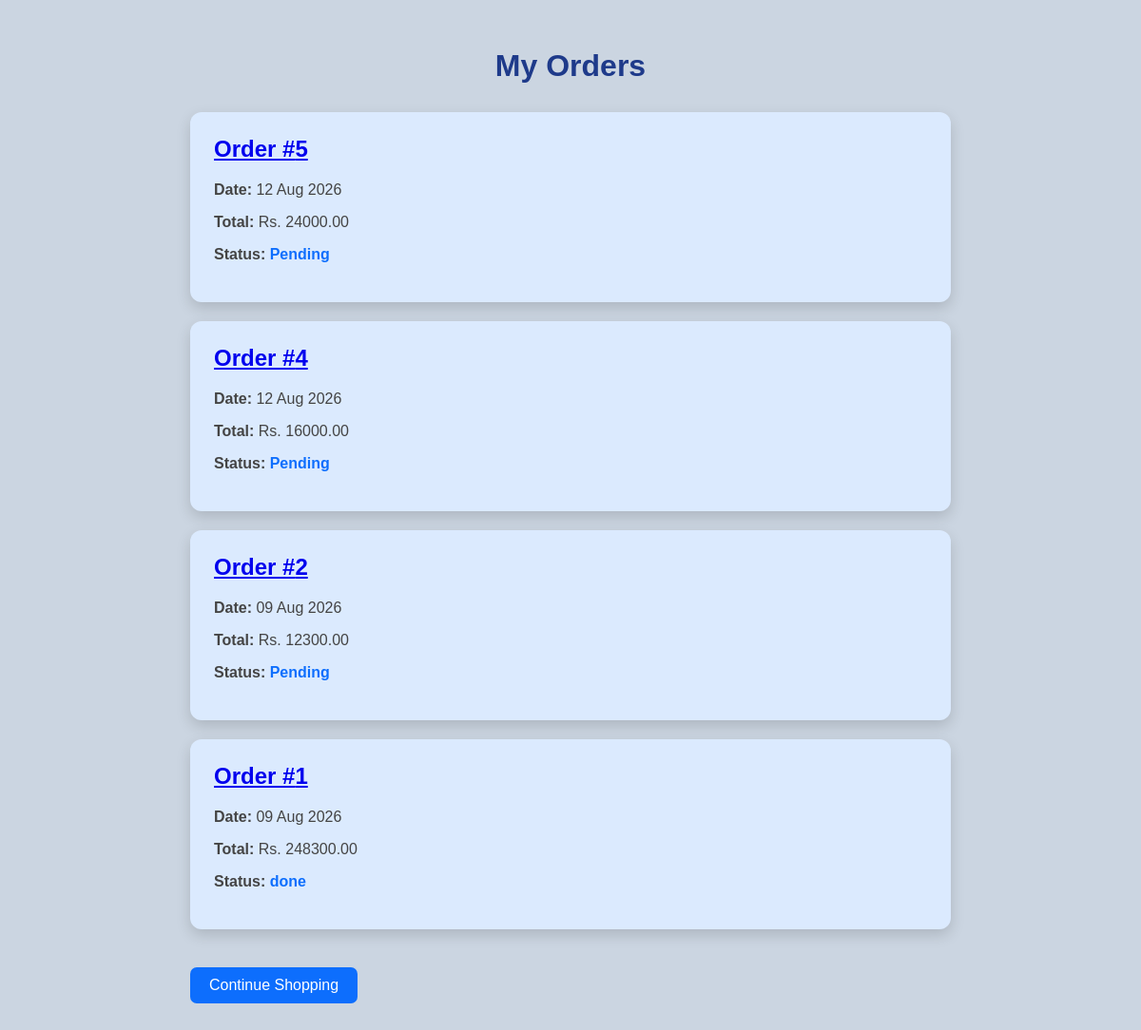
Screenshot of /cart/my-orders/ (signed in) with the database file from the repository.
### cart/models.py (models this page shows, shortened)
class Order(models.Model):
    user = models.ForeignKey(
        User,
        on_delete=models.CASCADE
    )
    name = models.CharField(max_length=100)
    email = models.EmailField()
    phone = models.CharField(max_length=20)
    address = models.TextField()
    city = models.CharField(max_length=100)
    total = models.DecimalField(
        max_digits=10,
        decimal_places=2
    )
    status = models.CharField(
        max_length=20,
        default="Pending"
    )
    created_at = models.DateTimeField(
        auto_now_add=True
    )

### cart/views.py (the view)
# urls.py: path("my-orders/", views.my_orders, name="my_orders"),
def my_orders(request):
    orders = Order.objects.filter(
        user=request.user
    ).order_by("-created_at")
    return render(
        request,
        "cart/my_orders.html",
        {
            "orders": orders
        }
    )

### cart/templates/cart/my_orders.html (shortened to what this page needs)
<!DOCTYPE html>
<html>
<head>
</head>
<body>
<h1>My Orders</h1>
<div class="orders">
    {% if orders %}
        {% for order in orders %}
            <div class="order-card">
                <h2>
    <a href="{% url 'order_detail' order.id %}">
        Order #{{ order.id }}
    </a>
</h2>
                <p>
                    <strong>Date:</strong>
                    {{ order.created_at|date:"d M Y" }}
                </p>
                <p>
                    <strong>Total:</strong>
                    Rs. {{ order.total }}
                </p>
                <p>
                    <strong>Status:</strong>
                    <span class="status">
                        {{ order.status }}
                    </span>
                </p>
            </div>
        {% endfor %}
    {% else %}
        <p class="empty">
            You haven't placed any orders yet.
        </p>
    {% endif %}
    <a href="{% url 'product_list' %}" class="btn">
        Continue Shopping
    </a>
</div>
</body>
</html>

### cart/templates/cart/my_orders.html (style rules this page uses)
body { font-family: Arial, sans-serif; background: #cbd5e1; margin: 0; padding: 30px; }
h1 { text-align: center; color: #1e3a8a; margin-bottom: 30px; }
.orders { max-width: 800px; margin: auto; }
.order-card { background: #dbeafe; padding: 25px; margin-bottom: 20px; border-radius: 12px; box-shadow: 0 6px 15px rgba(0,0,0,.15); }
.order-card h2 { color: #0d6efd; margin-top: 0; }
.order-card p { color: #444; }
.status { font-weight: bold; color: #0d6efd; }
.btn { display: inline-block; margin-top: 20px; padding: 10px 20px; background: #0d6efd; color: white; text-decoration: none; border-radius: 7px; }

### rows the page displays
Order: id "5", created_at "12 Aug 2026", total "24000.00", status "Pending"
Order: id "4", created_at "12 Aug 2026", total "16000.00", status "Pending"
Order: id "2", created_at "09 Aug 2026", total "12300.00", status "Pending"
Order: id "1", created_at "09 Aug 2026", total "248300.00", status "done"
